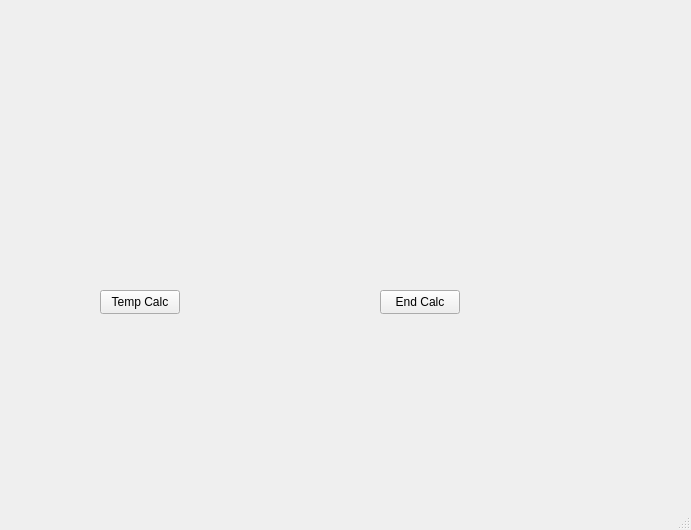
<?xml version="1.0" encoding="UTF-8"?>
<ui version="4.0">
 <class>MainWindow</class>
 <widget class="QMainWindow" name="MainWindow">
  <property name="geometry">
   <rect>
    <x>0</x>
    <y>0</y>
    <width>691</width>
    <height>530</height>
   </rect>
  </property>
  <property name="windowTitle">
   <string>Capacity calc</string>
  </property>
  <widget class="QWidget" name="centralwidget">
   <widget class="QPushButton" name="temp_button">
    <property name="geometry">
     <rect>
      <x>100</x>
      <y>290</y>
      <width>80</width>
      <height>24</height>
     </rect>
    </property>
    <property name="text">
     <string>Temp Calc</string>
    </property>
   </widget>
   <widget class="QPushButton" name="end_button">
    <property name="geometry">
     <rect>
      <x>380</x>
      <y>290</y>
      <width>80</width>
      <height>24</height>
     </rect>
    </property>
    <property name="text">
     <string>End Calc</string>
    </property>
   </widget>
  </widget>
  <widget class="QMenuBar" name="menubar">
   <property name="geometry">
    <rect>
     <x>0</x>
     <y>0</y>
     <width>691</width>
     <height>21</height>
    </rect>
   </property>
  </widget>
  <widget class="QStatusBar" name="statusbar"/>
 </widget>
 <resources/>
 <connections/>
</ui>
